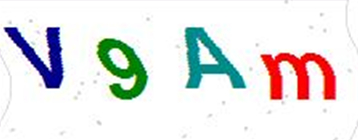
#> input picture code.jpg, 358 x 140 px
$ python '图片验证码识别项目.py'
#> lines starting #> are read from the running program, lines starting #| are printed output that depends on the picture; after the words box and inside, x2 and y2 are one past the last pixel; in counts of white or black regions, pixels touching at a corner belong together
import tesserocr
from PIL import Image

image = Image.open('code.jpg')
#> image is the input picture: PIL image 358x140 RGB; mean R, G, B 229.2, 229.4, 228.9

image = image.convert('L') # 将图片转化为灰度图片
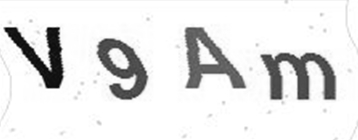
#> image: PIL image 358x140 L; min 7, max 255, mean 229.3
threshold = 126 # 指定阈值
table = []
for i in range(256):
    if i < threshold:
        table.append(0) # 灰度小于阈值的删除
    else:
        table.append(1) # 灰度大于阈值的保留

image = image.point(table, '1') # point函数：返回给定查找表对应的图像像素值的拷贝。
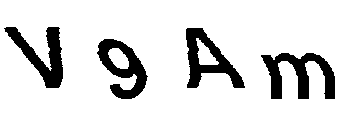
#> image: PIL image 358x140 1; 88.3% white; 4 black regions, box (x1, y1, x2, y2) and area: (261, 53, 335, 99) 1629, (186, 28, 245, 88) 1459, (4, 27, 63, 88) 1407, (97, 39, 148, 99) 1385
#> (the run stopped early here; a loop or call above may not have finished)

$ run again, with captcha1.png saved as code.jpg
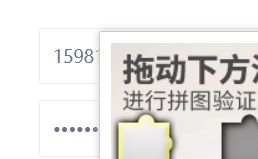
#> input picture captcha1.png, 258 x 159 px
#> image is the input picture: PIL image 258x159 RGB; mean R, G, B 229.7, 228.4, 226.3
#> `image = image.point(table, '1')`:
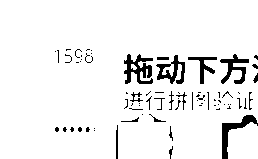
#> image: PIL image 258x159 1; 93.5% white; 75 black regions (56 under 20 px), largest, box (x1, y1, x2, y2) and area: (124, 54, 153, 84) 473, (222, 115, 258, 159) 420, (156, 55, 185, 84) 357
